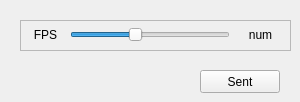
     <widget class="QWidget" name="tab_1">
      <attribute name="title">
       <string>Camera</string>
      </attribute>
      <widget class="QFrame" name="frame_40">
       <property name="geometry">
        <rect>
         <x>20</x>
         <y>20</y>
         <width>271</width>
         <height>31</height>
        </rect>
       </property>
       <property name="frameShape">
        <enum>QFrame::StyledPanel</enum>
       </property>
       <property name="frameShadow">
        <enum>QFrame::Raised</enum>
       </property>
       <widget class="QLabel" name="label_7">
        <property name="geometry">
         <rect>
          <x>10</x>
          <y>0</y>
          <width>31</width>
          <height>30</height>
         </rect>
        </property>
        <property name="text">
         <string>FPS</string>
        </property>
        <property name="alignment">
         <set>Qt::AlignCenter</set>
        </property>
       </widget>
       <widget class="QSlider" name="Slider_Exposure">
        <property name="geometry">
         <rect>
          <x>50</x>
          <y>0</y>
          <width>160</width>
          <height>29</height>
         </rect>
        </property>
        <property name="minimum">
         <number>40</number>
        </property>
        <property name="maximum">
         <number>90</number>
        </property>
        <property name="value">
         <number>60</number>
        </property>
        <property name="orientation">
         <enum>Qt::Horizontal</enum>
        </property>
       </widget>
       <widget class="QLabel" name="Exposure_num">
        <property name="geometry">
         <rect>
          <x>220</x>
          <y>0</y>
          <width>41</width>
          <height>30</height>
         </rect>
        </property>
        <property name="text">
         <string>num</string>
        </property>
        <property name="alignment">
         <set>Qt::AlignCenter</set>
        </property>
       </widget>
      </widget>
      <widget class="QPushButton" name="Exposure_send">
       <property name="geometry">
        <rect>
         <x>200</x>
         <y>70</y>
         <width>80</width>
         <height>23</height>
        </rect>
       </property>
       <property name="text">
        <string>Sent</string>
       </property>
      </widget>
     </widget>
